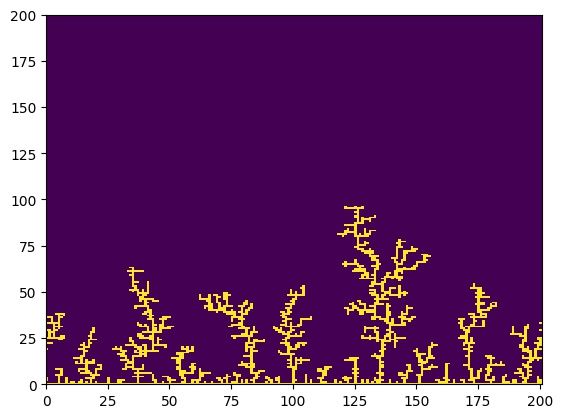

This chart was generated by the following Python code:
#!/usr/bin/env python

"""
do whatever the question says
Simulate the 2-D Aggressive Layer Decomposition
"""

import numpy as np
from matplotlib import pyplot as plt


class RandWalker:
    def __init__(self):
        self.x = np.random.randint(201)     # Random x value
        self.y = 199

    def reset(self):
        """reset the position, instead of recreating particle"""
        self.x = np.random.randint(201)     # Random x value
        self.y = 199

    def neighbor(self, grid):
        """if cell on in neighbor, return 1, else 0"""
        # check the major 4 directions as neighbors to be on/off
        if self.y > 198:
            return 0
        for diff in [-1, 1]:
            if grid[self.y + diff, self.x] != 0:
                return 1
            elif grid[self.y, (self.x + diff) % 201] != 0:
                return 1

        return 0

    def move(self):
        """2d rand. walk"""
        rand = np.random.uniform()
        if rand < 0.25:
            # go left
            self.x -= 1
        elif rand < 0.5:
            # go right
            self.x += 1
        elif rand < 0.75:
            # go up
            self.y += 1
        else:
            # go down
            self.y -= 1
        # check to see if out of buffer distance
        if self.y > 209:
            self.reset()
        # periodic conditions
        if self.x == 201:
            self.x = 0
        elif self.x == -1:
            self.x = 200

    def attach_par(self, grid, color):
        """random walk the particle and attach it"""
        while not self.neighbor(grid):
            self.move()

        grid[self.y, self.x] = color
        return grid


def main():
    """main body"""
    grid = np.zeros((200, 201), dtype=int)
    # turn the lowest row on as the seed
    grid[0, :] = 1
    counter = 0
    color = 1
    for _ in range(2000):
        if counter == 100:
            counter = 0
            color += 1

        particle = RandWalker()
        grid = particle.attach_par(grid, color)
        print("==> attached one particle", _)

    plt.pcolor(grid)
    plt.savefig("ald.jpg", bbox_inches='tight')
    plt.show()


if __name__ == "__main__":
    main()
